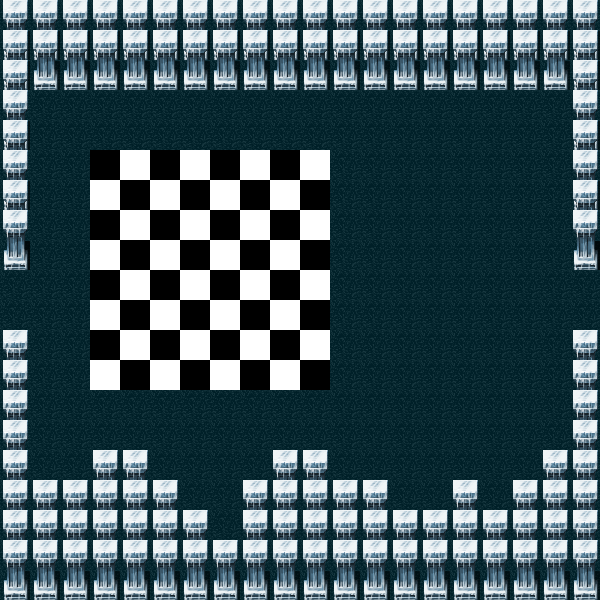

Rendered tile map (Tiled .tmx) drawn with the repository's tilesets; below, a short description and the full map source, tile grids included:
An orthogonal 20x20 tile map with 30x30 px tiles, 4 tile layers (Tile Layer 1, Tile Layer 2, Tile Layer 3, Tile Layer 4), 5 tilesets and 6 objects.

<map version="1.0" orientation="orthogonal" renderorder="right-down" width="20" height="20" tilewidth="30" tileheight="30" nextobjectid="8">
 <tileset firstgid="1" name="ground08" tilewidth="30" tileheight="30" tilecount="1" columns="1">
  <image source="../sprite/Map/ground08.png" width="30" height="30" />
 </tileset>
 <tileset firstgid="2" name="ground07" tilewidth="30" tileheight="30" tilecount="1" columns="1">
  <image source="../sprite/Map/ground07.png" width="30" height="30" />
 </tileset>
 <tileset firstgid="3" name="ground02" tilewidth="30" tileheight="30" tilecount="1" columns="1">
  <image source="../sprite/Map/ground02.png" width="30" height="30" />
 </tileset>
 <tileset firstgid="4" name="statue04" tilewidth="30" tileheight="30" tilecount="2" columns="1">
  <image source="../sprite/Map/statue04.png" width="32" height="62" />
 </tileset>
 <tileset firstgid="6" name="grass04" tilewidth="30" tileheight="30" tilecount="1" columns="1">
  <image source="../sprite/Map/grass04.png" width="34" height="31" />
 </tileset>
 <layer name="Tile Layer 1" width="20" height="20">
  <data encoding="csv">
6,6,6,6,6,6,6,6,6,6,6,6,6,6,6,6,6,6,6,6,
6,6,6,6,6,6,6,6,6,6,6,6,6,6,6,6,6,6,6,6,
6,6,6,6,6,6,6,6,6,6,6,6,6,6,6,6,6,6,6,6,
6,6,6,6,6,6,6,6,6,6,6,6,6,6,6,6,6,6,6,6,
6,6,6,6,6,6,6,6,6,6,6,6,6,6,6,6,6,6,6,6,
6,6,6,6,6,6,6,6,6,6,6,6,6,6,6,6,6,6,6,6,
6,6,6,6,6,6,6,6,6,6,6,6,6,6,6,6,6,6,6,6,
6,6,6,6,6,6,6,6,6,6,6,6,6,6,6,6,6,6,6,6,
6,6,6,6,6,6,6,6,6,6,6,6,6,6,6,6,6,6,6,6,
6,6,6,6,6,6,6,6,6,6,6,6,6,6,6,6,6,6,6,6,
6,6,6,6,6,6,6,6,6,6,6,6,6,6,6,6,6,6,6,6,
6,6,6,6,6,6,6,6,6,6,6,6,6,6,6,6,6,6,6,6,
6,6,6,6,6,6,6,6,6,6,6,6,6,6,6,6,6,6,6,6,
6,6,6,6,6,6,6,6,6,6,6,6,6,6,6,6,6,6,6,6,
6,6,6,6,6,6,6,6,6,6,6,6,6,6,6,6,6,6,6,6,
6,6,6,6,6,6,6,6,6,6,6,6,6,6,6,6,6,6,6,6,
6,6,6,6,6,6,6,6,6,6,6,6,6,6,6,6,6,6,6,6,
6,6,6,6,6,6,6,6,6,6,6,6,6,6,6,6,6,6,6,6,
6,6,6,6,6,6,6,6,6,6,6,6,6,6,6,6,6,6,6,6,
6,6,6,6,6,6,6,6,6,6,6,6,6,6,6,6,6,6,6,6
</data>
 </layer>
 <layer name="Tile Layer 2" width="20" height="20">
  <data encoding="csv">
4,4,4,4,4,4,4,4,4,4,4,4,4,4,4,4,4,4,4,4,
5,5,5,5,5,5,5,5,5,5,5,5,5,5,5,5,5,5,5,5,
6,6,6,6,6,6,6,6,6,6,6,6,6,6,6,6,6,6,6,6,
6,6,6,6,6,6,6,6,6,6,6,6,6,6,6,6,6,6,6,6,
6,6,6,6,6,6,6,6,6,6,6,6,6,6,6,6,6,6,6,6,
6,6,6,6,6,6,6,6,6,6,6,6,6,6,6,6,6,6,6,6,
6,6,6,6,6,6,6,6,6,6,6,6,6,6,6,6,6,6,6,6,
6,6,6,6,6,6,6,6,6,6,6,6,6,6,6,6,6,6,6,6,
6,6,6,6,6,6,6,6,6,6,6,6,6,6,6,6,6,6,6,6,
6,6,6,6,6,6,6,6,6,6,6,6,6,6,6,6,6,6,6,6,
6,6,6,6,6,6,6,6,6,6,6,6,6,6,6,6,6,6,6,6,
6,6,6,6,6,6,6,6,6,6,6,6,6,6,6,6,6,6,6,6,
6,6,6,6,6,6,6,6,6,6,6,6,6,6,6,6,6,6,6,6,
6,6,6,6,6,6,6,6,6,6,6,6,6,6,6,6,6,6,6,6,
6,6,6,6,6,6,6,6,6,6,6,6,6,6,6,6,6,6,6,6,
6,6,6,6,6,6,6,6,6,6,6,6,6,6,6,6,6,6,6,6,
6,6,6,6,6,6,6,6,6,6,6,6,6,6,6,6,6,6,6,6,
6,6,6,6,6,6,6,6,6,6,6,6,6,6,6,6,6,6,6,6,
4,4,4,4,4,4,4,4,4,4,4,4,4,4,4,4,4,4,4,4,
5,5,5,5,5,5,5,5,5,5,5,5,5,5,5,5,5,5,5,5
</data>
 </layer>
 <layer name="Tile Layer 3" width="20" height="20">
  <data encoding="csv">
0,0,0,0,0,0,0,0,0,0,0,0,0,0,0,0,0,0,0,0,
4,4,4,4,4,4,4,4,4,4,4,4,4,4,4,4,4,4,4,4,
5,5,5,5,5,5,5,5,5,5,5,5,5,5,5,5,5,5,5,5,
0,0,0,0,0,0,0,0,0,0,0,0,0,0,0,0,0,0,0,0,
5,0,0,0,0,0,0,0,0,0,0,0,0,0,0,0,0,0,0,5,
0,0,0,2,1,2,1,2,1,2,1,0,0,0,0,0,0,0,0,0,
5,0,0,1,2,1,2,1,2,1,2,0,0,0,0,0,0,0,0,5,
0,0,0,2,1,2,1,2,1,2,1,0,0,0,0,0,0,0,0,0,
5,0,0,1,2,1,2,1,2,1,2,0,0,0,0,0,0,0,0,5,
0,0,0,2,1,2,1,2,1,2,1,0,0,0,0,0,0,0,0,0,
0,0,0,1,2,1,2,1,2,1,2,0,0,0,0,0,0,0,0,0,
0,0,0,2,1,2,1,2,1,2,1,0,0,0,0,0,0,0,0,0,
0,0,0,1,2,1,2,1,2,1,2,0,0,0,0,0,0,0,0,0,
0,0,0,0,0,0,0,0,0,0,0,0,0,0,0,0,0,0,0,0,
0,0,0,0,0,0,0,0,0,0,0,0,0,0,0,0,0,0,0,0,
0,0,0,4,4,0,0,0,0,4,4,0,0,0,0,0,0,0,4,0,
0,4,4,4,4,4,0,0,4,4,4,4,4,0,0,4,0,4,4,0,
0,4,4,4,4,4,4,0,4,4,4,4,4,4,4,4,4,4,4,0,
0,0,0,0,0,0,0,0,0,0,0,0,0,0,0,0,0,0,0,0,
0,0,0,0,0,0,0,0,0,0,0,0,0,0,0,0,0,0,0,0
</data>
 </layer>
 <layer name="Tile Layer 4" width="20" height="20">
  <data encoding="csv">
0,0,0,0,0,0,0,0,0,0,0,0,0,0,0,0,0,0,0,0,
0,0,0,0,0,0,0,0,0,0,0,0,0,0,0,0,0,0,0,0,
4,0,0,0,0,0,0,0,0,0,0,0,0,0,0,0,0,0,0,4,
4,0,0,0,0,0,0,0,0,0,0,0,0,0,0,0,0,0,0,4,
4,0,0,0,0,0,0,0,0,0,0,0,0,0,0,0,0,0,0,4,
4,0,0,0,0,0,0,0,0,0,0,0,0,0,0,0,0,0,0,4,
4,0,0,0,0,0,0,0,0,0,0,0,0,0,0,0,0,0,0,4,
4,0,0,0,0,0,0,0,0,0,0,0,0,0,0,0,0,0,0,4,
5,0,0,0,0,0,0,0,0,0,0,0,0,0,0,0,0,0,0,5,
0,0,0,0,0,0,0,0,0,0,0,0,0,0,0,0,0,0,0,0,
0,0,0,0,0,0,0,0,0,0,0,0,0,0,0,0,0,0,0,0,
4,0,0,0,0,0,0,0,0,0,0,0,0,0,0,0,0,0,0,4,
4,0,0,0,0,0,0,0,0,0,0,0,0,0,0,0,0,0,0,4,
4,0,0,0,0,0,0,0,0,0,0,0,0,0,0,0,0,0,0,4,
4,0,0,0,0,0,0,0,0,0,0,0,0,0,0,0,0,0,0,4,
4,0,0,0,0,0,0,0,0,0,0,0,0,0,0,0,0,0,0,4,
4,0,0,0,0,0,0,0,0,0,0,0,0,0,0,0,0,0,0,4,
4,0,0,0,0,0,0,0,0,0,0,0,0,0,0,0,0,0,0,4,
0,0,0,0,0,0,0,0,0,0,0,0,0,0,0,0,0,0,0,0,
0,0,0,0,0,0,0,0,0,0,0,0,0,0,0,0,0,0,0,0
</data>
 </layer>
 <objectgroup name="not_pass">
  <object id="2" x="0" y="0" width="600" height="90" />
  <object id="3" x="570" y="90" width="30" height="180" />
  <object id="4" x="0" y="90" width="30" height="180" />
  <object id="5" x="0" y="330" width="30" height="210" />
  <object id="6" x="570" y="330" width="30" height="210" />
  <object id="7" x="0" y="450" width="600" height="150" />
 </objectgroup>
</map>
